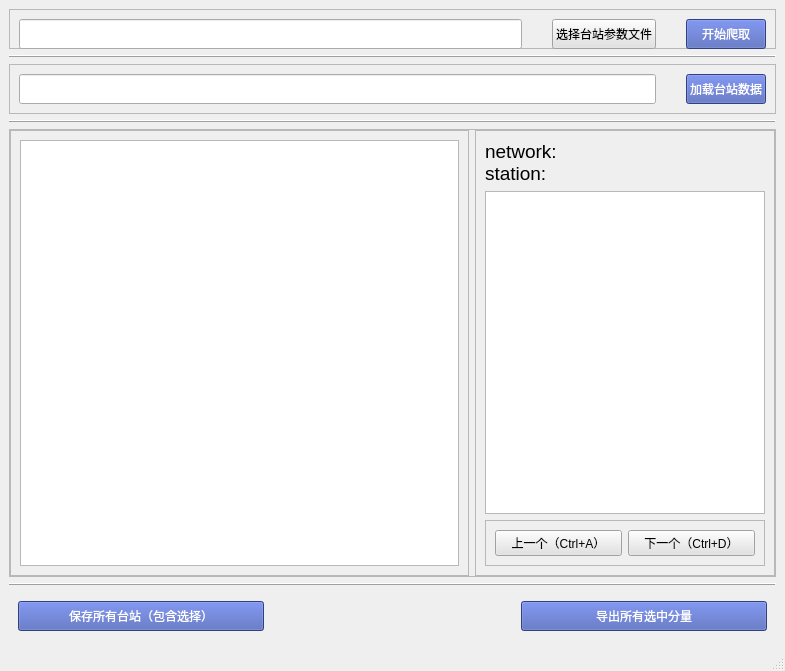
<?xml version="1.0" encoding="UTF-8"?>
<ui version="4.0">
 <class>MainWindow</class>
 <widget class="QMainWindow" name="MainWindow">
  <property name="geometry">
   <rect>
    <x>0</x>
    <y>0</y>
    <width>785</width>
    <height>671</height>
   </rect>
  </property>
  <property name="windowTitle">
   <string>Component Select Tool for SeisDQ</string>
  </property>
  <widget class="QWidget" name="centralwidget">
   <layout class="QVBoxLayout" name="verticalLayout">
    <item>
     <widget class="QFrame" name="frame">
      <property name="maximumSize">
       <size>
        <width>16777215</width>
        <height>40</height>
       </size>
      </property>
      <property name="frameShape">
       <enum>QFrame::StyledPanel</enum>
      </property>
      <property name="frameShadow">
       <enum>QFrame::Raised</enum>
      </property>
      <layout class="QHBoxLayout" name="horizontalLayout">
       <property name="spacing">
        <number>30</number>
       </property>
       <property name="leftMargin">
        <number>9</number>
       </property>
       <property name="rightMargin">
        <number>9</number>
       </property>
       <item>
        <widget class="QLineEdit" name="excel_path_edit">
         <property name="minimumSize">
          <size>
           <width>300</width>
           <height>30</height>
          </size>
         </property>
         <property name="styleSheet">
          <string notr="true">font: 9pt &quot;Microsoft YaHei UI&quot;;</string>
         </property>
        </widget>
       </item>
       <item>
        <widget class="QPushButton" name="read_excel_btn">
         <property name="minimumSize">
          <size>
           <width>0</width>
           <height>30</height>
          </size>
         </property>
         <property name="styleSheet">
          <string notr="true">font: 10pt &quot;Microsoft YaHei UI&quot;;
background-color: rgb(226,226,226);</string>
         </property>
         <property name="text">
          <string>选择台站参数文件</string>
         </property>
        </widget>
       </item>
       <item>
        <widget class="QPushButton" name="crawl_btn">
         <property name="minimumSize">
          <size>
           <width>0</width>
           <height>30</height>
          </size>
         </property>
         <property name="styleSheet">
          <string notr="true">font: 10pt &quot;Microsoft YaHei UI&quot;;
background-color:#455ab3;
color:#fff;</string>
         </property>
         <property name="text">
          <string>开始爬取</string>
         </property>
        </widget>
       </item>
      </layout>
     </widget>
    </item>
    <item>
     <widget class="QFrame" name="frame_6">
      <property name="sizePolicy">
       <sizepolicy hsizetype="Preferred" vsizetype="Preferred">
        <horstretch>0</horstretch>
        <verstretch>0</verstretch>
       </sizepolicy>
      </property>
      <property name="frameShape">
       <enum>QFrame::HLine</enum>
      </property>
      <property name="frameShadow">
       <enum>QFrame::Raised</enum>
      </property>
     </widget>
    </item>
    <item>
     <widget class="QFrame" name="frame_9">
      <property name="frameShape">
       <enum>QFrame::StyledPanel</enum>
      </property>
      <property name="frameShadow">
       <enum>QFrame::Raised</enum>
      </property>
      <layout class="QHBoxLayout" name="horizontalLayout_6">
       <property name="spacing">
        <number>30</number>
       </property>
       <item>
        <widget class="QLineEdit" name="staion_info_path_edit">
         <property name="minimumSize">
          <size>
           <width>300</width>
           <height>30</height>
          </size>
         </property>
         <property name="styleSheet">
          <string notr="true">font: 9pt &quot;Microsoft YaHei UI&quot;;</string>
         </property>
        </widget>
       </item>
       <item>
        <widget class="QPushButton" name="load_btn">
         <property name="minimumSize">
          <size>
           <width>0</width>
           <height>30</height>
          </size>
         </property>
         <property name="styleSheet">
          <string notr="true">font: 10pt &quot;Microsoft YaHei UI&quot;;
background-color:#455ab3;
color:#fff;</string>
         </property>
         <property name="text">
          <string>加载台站数据</string>
         </property>
        </widget>
       </item>
      </layout>
     </widget>
    </item>
    <item>
     <widget class="QFrame" name="frame_10">
      <property name="sizePolicy">
       <sizepolicy hsizetype="Preferred" vsizetype="Preferred">
        <horstretch>0</horstretch>
        <verstretch>0</verstretch>
       </sizepolicy>
      </property>
      <property name="frameShape">
       <enum>QFrame::HLine</enum>
      </property>
      <property name="frameShadow">
       <enum>QFrame::Raised</enum>
      </property>
     </widget>
    </item>
    <item>
     <widget class="QFrame" name="frame_4">
      <property name="frameShape">
       <enum>QFrame::StyledPanel</enum>
      </property>
      <property name="frameShadow">
       <enum>QFrame::Raised</enum>
      </property>
      <layout class="QHBoxLayout" name="horizontalLayout_2">
       <property name="leftMargin">
        <number>0</number>
       </property>
       <property name="topMargin">
        <number>0</number>
       </property>
       <property name="rightMargin">
        <number>0</number>
       </property>
       <property name="bottomMargin">
        <number>0</number>
       </property>
       <item>
        <widget class="QFrame" name="frame_2">
         <property name="layoutDirection">
          <enum>Qt::LeftToRight</enum>
         </property>
         <property name="frameShape">
          <enum>QFrame::StyledPanel</enum>
         </property>
         <property name="frameShadow">
          <enum>QFrame::Raised</enum>
         </property>
         <layout class="QHBoxLayout" name="horizontalLayout_4">
          <item>
           <widget class="QTreeWidget" name="treeWidget">
            <property name="sizePolicy">
             <sizepolicy hsizetype="Expanding" vsizetype="Expanding">
              <horstretch>0</horstretch>
              <verstretch>0</verstretch>
             </sizepolicy>
            </property>
            <property name="columnCount">
             <number>0</number>
            </property>
           </widget>
          </item>
         </layout>
        </widget>
       </item>
       <item>
        <widget class="QFrame" name="frame_3">
         <property name="minimumSize">
          <size>
           <width>300</width>
           <height>0</height>
          </size>
         </property>
         <property name="maximumSize">
          <size>
           <width>300</width>
           <height>16777215</height>
          </size>
         </property>
         <property name="frameShape">
          <enum>QFrame::StyledPanel</enum>
         </property>
         <property name="frameShadow">
          <enum>QFrame::Raised</enum>
         </property>
         <layout class="QVBoxLayout" name="verticalLayout_2">
          <item>
           <widget class="QLabel" name="desc_label">
            <property name="font">
             <font>
              <pointsize>14</pointsize>
             </font>
            </property>
            <property name="text">
             <string>network:
station:</string>
            </property>
           </widget>
          </item>
          <item>
           <widget class="QListWidget" name="stationListWidget"/>
          </item>
          <item>
           <widget class="QFrame" name="frame_5">
            <property name="frameShape">
             <enum>QFrame::StyledPanel</enum>
            </property>
            <property name="frameShadow">
             <enum>QFrame::Raised</enum>
            </property>
            <layout class="QHBoxLayout" name="horizontalLayout_3">
             <item>
              <widget class="QPushButton" name="prior_btn">
               <property name="styleSheet">
                <string notr="true">font: 10pt &quot;Microsoft YaHei UI&quot;;
background-color: rgb(226,226,226);</string>
               </property>
               <property name="text">
                <string>上一个（Ctrl+A）</string>
               </property>
              </widget>
             </item>
             <item>
              <widget class="QPushButton" name="next_btn">
               <property name="styleSheet">
                <string notr="true">font: 10pt &quot;Microsoft YaHei UI&quot;;
background-color: rgb(226,226,226);</string>
               </property>
               <property name="text">
                <string>下一个（Ctrl+D）</string>
               </property>
              </widget>
             </item>
            </layout>
           </widget>
          </item>
         </layout>
        </widget>
       </item>
      </layout>
     </widget>
    </item>
    <item>
     <widget class="QFrame" name="frame_7">
      <property name="sizePolicy">
       <sizepolicy hsizetype="Preferred" vsizetype="Preferred">
        <horstretch>0</horstretch>
        <verstretch>0</verstretch>
       </sizepolicy>
      </property>
      <property name="frameShape">
       <enum>QFrame::HLine</enum>
      </property>
      <property name="frameShadow">
       <enum>QFrame::Raised</enum>
      </property>
     </widget>
    </item>
    <item>
     <widget class="QFrame" name="horizontalFrame">
      <property name="minimumSize">
       <size>
        <width>10</width>
        <height>10</height>
       </size>
      </property>
      <layout class="QHBoxLayout" name="horizontalLayout_5">
       <item>
        <widget class="QPushButton" name="save_btn">
         <property name="minimumSize">
          <size>
           <width>0</width>
           <height>30</height>
          </size>
         </property>
         <property name="styleSheet">
          <string notr="true">font: 10pt &quot;Microsoft YaHei UI&quot;;
background-color:#455ab3;
color:#fff;</string>
         </property>
         <property name="text">
          <string>保存所有台站（包含选择）</string>
         </property>
        </widget>
       </item>
       <item>
        <widget class="QLabel" name="label">
         <property name="text">
          <string/>
         </property>
        </widget>
       </item>
       <item>
        <widget class="QPushButton" name="export_cmp_btn">
         <property name="minimumSize">
          <size>
           <width>0</width>
           <height>30</height>
          </size>
         </property>
         <property name="styleSheet">
          <string notr="true">font: 10pt &quot;Microsoft YaHei UI&quot;;
background-color:#455ab3;
color:#fff;</string>
         </property>
         <property name="text">
          <string>导出所有选中分量</string>
         </property>
        </widget>
       </item>
      </layout>
     </widget>
    </item>
   </layout>
  </widget>
  <widget class="QStatusBar" name="statusbar"/>
 </widget>
 <resources/>
 <connections/>
</ui>
